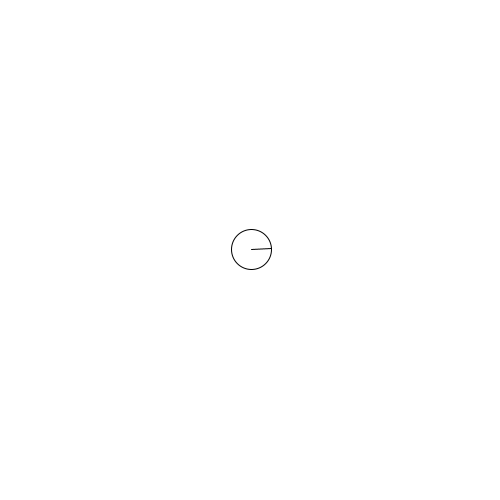
Frame 1 (no input)
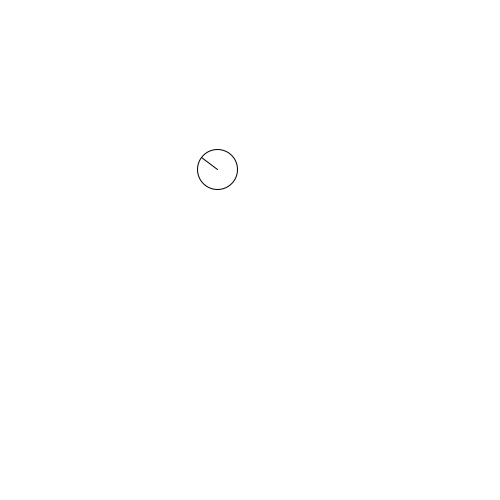
Frame 60 (the mouse pressed at the canvas centre just before this capture)
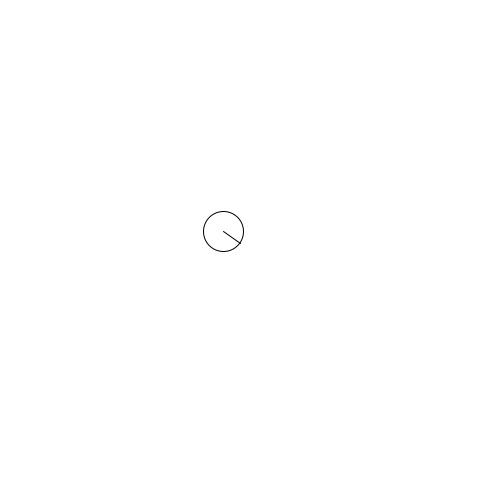
Frame 120 (the mouse held since frame 60 and released just before this capture)

The Processing sketch that drew these frames (run headless with seeded random() and noise(); from frame 60 on, the mouse is pressed at the canvas centre):

// Processing sketch: trig_10_tracking_foe_advanced
// ── trig_10_tracking_foe_advanced.pde
// SComplex Tracking For Using Atan2
// Example by Andy Wallace for Trig Workshop at Wonderville on 2019.08.10
//
// In this example, the object has a turning speed and will arc towards the target
// This requires some math th handle when the angle to the target goes onver the "seam" at 0 or TWO_PI
// Some quick calculation is done to determine if we should use a high or low value

float x;
float y;
float angle; 

float speed = 2;
float turn_speed = 0.08;


void setup(){
  size(500,500);
  x = width/2;
  y = height/2;
  angle = 0;
}

void draw(){
  background(255,255,255);
  
  float target_x = mouseX;
  float target_y = mouseY;
  
  float target_angle = atan2(target_y-y, target_x-x);
  
  //because circles loop around, we may need to go a full circle around to get the actual closest value
  //for instance, TWO PI is closer to 0.01 than 0.5 is
  if ( abs(angle-target_angle) > abs(angle-(target_angle-TWO_PI))){
    target_angle = target_angle-TWO_PI;
  }
  if ( abs(angle-target_angle) > abs(angle-(target_angle+TWO_PI))){
    target_angle = target_angle+TWO_PI;
  }
  
  //adjust our angle to aproach our target
  if (angle < target_angle){
    angle += turn_speed; 
  }
  if (angle > target_angle){
    angle -= turn_speed;
  }
  
  //keep our angle in the same range than atan 2 will give us
  if (angle < -PI)  angle += TWO_PI;
  if (angle >  PI)  angle -= TWO_PI;
  
  //move!
  x += cos(angle) * speed;
  y += sin(angle) * speed;
  
  //draw!
  ellipse(x,y, 40,40);
  //marker to show angle
  line(x,y, x+cos(angle)*20, y+sin(angle)*20);
  
}
